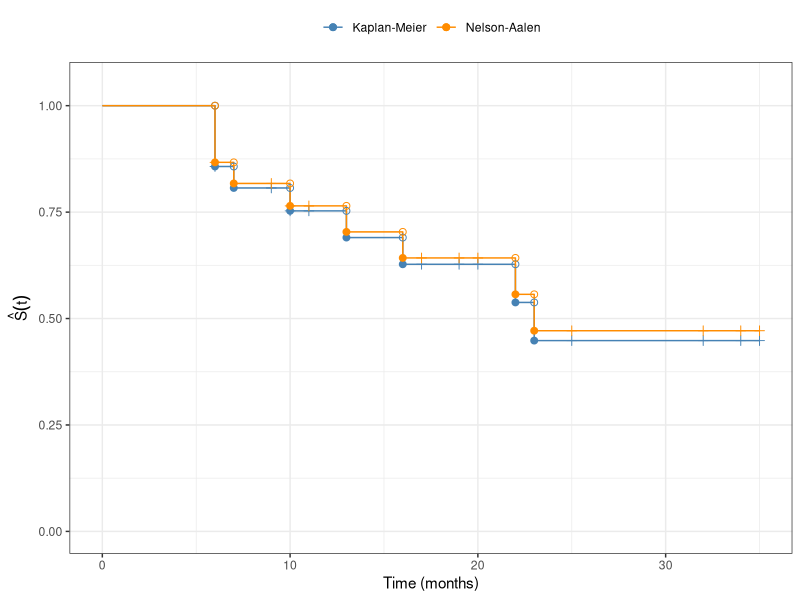
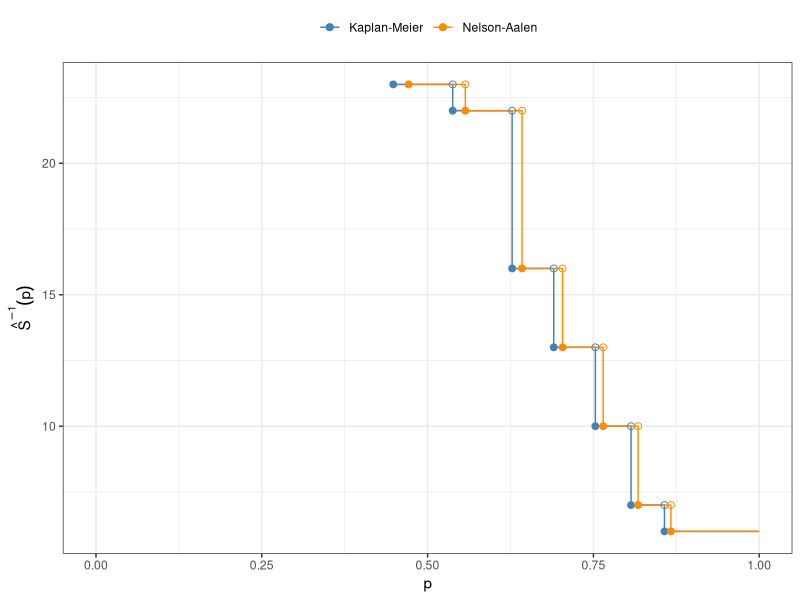

The R script that drew these images, in order:
## ---- chunk 1
#| code-fold: true
library(KMsurv)
library(dplyr)
library(survival)
data(drug6mp)

km_fit <- drug6mp |>
  mutate(surv = Surv(t2, relapse)) |>
  survfit(formula = surv ~ 1, data = _)

na_fit <- drug6mp |>
  mutate(surv = Surv(t2, relapse)) |>
  survfit(formula = surv ~ 1, type = "fleming-harrington", data = _)

tbl <- tibble(
  time = km_fit$time,
  n.risk = km_fit$n.risk,
  n.event = km_fit$n.event,
  surv_km = km_fit$surv,
  surv_na = na_fit$surv
) |>
  filter(n.event > 0)

library(knitr)
kable(
  tbl,
  digits = 3,
  col.names = c(
    "Time (months)",
    "At risk $r_i$",
    "Events $d_i$",
    "$\\hsurvkmf{t}$",
    "$\\hsurvnaaf{t}$"
  )
)
## ---- chunk 2
#| code-fold: true
library(ggplot2)

surv_steps <- rbind(
  data.frame(
    time = c(0, km_fit$time), surv = c(1, km_fit$surv),
    estimator = "Kaplan-Meier"
  ),
  data.frame(
    time = c(0, na_fit$time), surv = c(1, na_fit$surv),
    estimator = "Nelson-Aalen"
  )
)

cens_marks <- rbind(
  data.frame(
    time = km_fit$time[km_fit$n.censor > 0],
    surv = km_fit$surv[km_fit$n.censor > 0],
    estimator = "Kaplan-Meier"
  ),
  data.frame(
    time = na_fit$time[na_fit$n.censor > 0],
    surv = na_fit$surv[na_fit$n.censor > 0],
    estimator = "Nelson-Aalen"
  )
)

ev_idx_km <- km_fit$n.event > 0
s_after_km <- km_fit$surv[ev_idx_km]
s_before_km <- c(1, head(s_after_km, -1))
ev_idx_na <- na_fit$n.event > 0
s_after_na <- na_fit$surv[ev_idx_na]
s_before_na <- c(1, head(s_after_na, -1))

open_surv <- rbind(
  data.frame(time = km_fit$time[ev_idx_km], surv = s_before_km, estimator = "Kaplan-Meier"),
  data.frame(time = na_fit$time[ev_idx_na], surv = s_before_na, estimator = "Nelson-Aalen")
)
closed_surv <- rbind(
  data.frame(time = km_fit$time[ev_idx_km], surv = s_after_km, estimator = "Kaplan-Meier"),
  data.frame(time = na_fit$time[ev_idx_na], surv = s_after_na, estimator = "Nelson-Aalen")
)

ggplot(surv_steps, aes(x = time, y = surv, color = estimator)) +
  geom_step() +
  geom_point(data = cens_marks, shape = 3, size = 2, show.legend = FALSE) +
  geom_point(data = open_surv, shape = 1, size = 2) +
  geom_point(data = closed_surv, shape = 19, size = 2) +
  scale_color_manual(
    values = c("Kaplan-Meier" = "steelblue", "Nelson-Aalen" = "darkorange")
  ) +
  coord_cartesian(ylim = c(0, 1.05)) +
  labs(x = "Time (months)", y = expression(hat(S)(t)), color = NULL) +
  theme_bw() +
  theme(legend.position = "top")
## ---- chunk 3
#| code-fold: true

ev_km <- km_fit$n.event > 0
t_ev_km <- km_fit$time[ev_km]
s_ev_km <- km_fit$surv[ev_km]

ev_na <- na_fit$n.event > 0
t_ev_na <- na_fit$time[ev_na]
s_ev_na <- na_fit$surv[ev_na]

isf_steps <- rbind(
  data.frame(
    p = c(1, s_ev_km), t = c(t_ev_km[1], t_ev_km),
    estimator = "Kaplan-Meier"
  ),
  data.frame(
    p = c(1, s_ev_na), t = c(t_ev_na[1], t_ev_na),
    estimator = "Nelson-Aalen"
  )
)
isf_steps <- isf_steps[order(isf_steps$estimator, isf_steps$p), ]

open_isf <- rbind(
  data.frame(p = head(s_ev_km, -1), t = tail(t_ev_km, -1), estimator = "Kaplan-Meier"),
  data.frame(p = head(s_ev_na, -1), t = tail(t_ev_na, -1), estimator = "Nelson-Aalen")
)
closed_isf <- rbind(
  data.frame(p = s_ev_km, t = t_ev_km, estimator = "Kaplan-Meier"),
  data.frame(p = s_ev_na, t = t_ev_na, estimator = "Nelson-Aalen")
)

ggplot(isf_steps, aes(x = p, y = t, color = estimator)) +
  geom_step() +
  geom_point(data = open_isf, shape = 1, size = 2) +
  geom_point(data = closed_isf, shape = 19, size = 2) +
  scale_color_manual(
    values = c("Kaplan-Meier" = "steelblue", "Nelson-Aalen" = "darkorange")
  ) +
  coord_cartesian(xlim = c(0, 1)) +
  labs(x = "p", y = expression(hat(S)^{-1}*(p)), color = NULL) +
  theme_bw() +
  theme(legend.position = "top")
## ---- chunk 4
#| code-fold: show
quantile(km_fit, probs = 0.5)
## ---- chunk 5
#| code-fold: show
quantile(na_fit, probs = 0.5)
